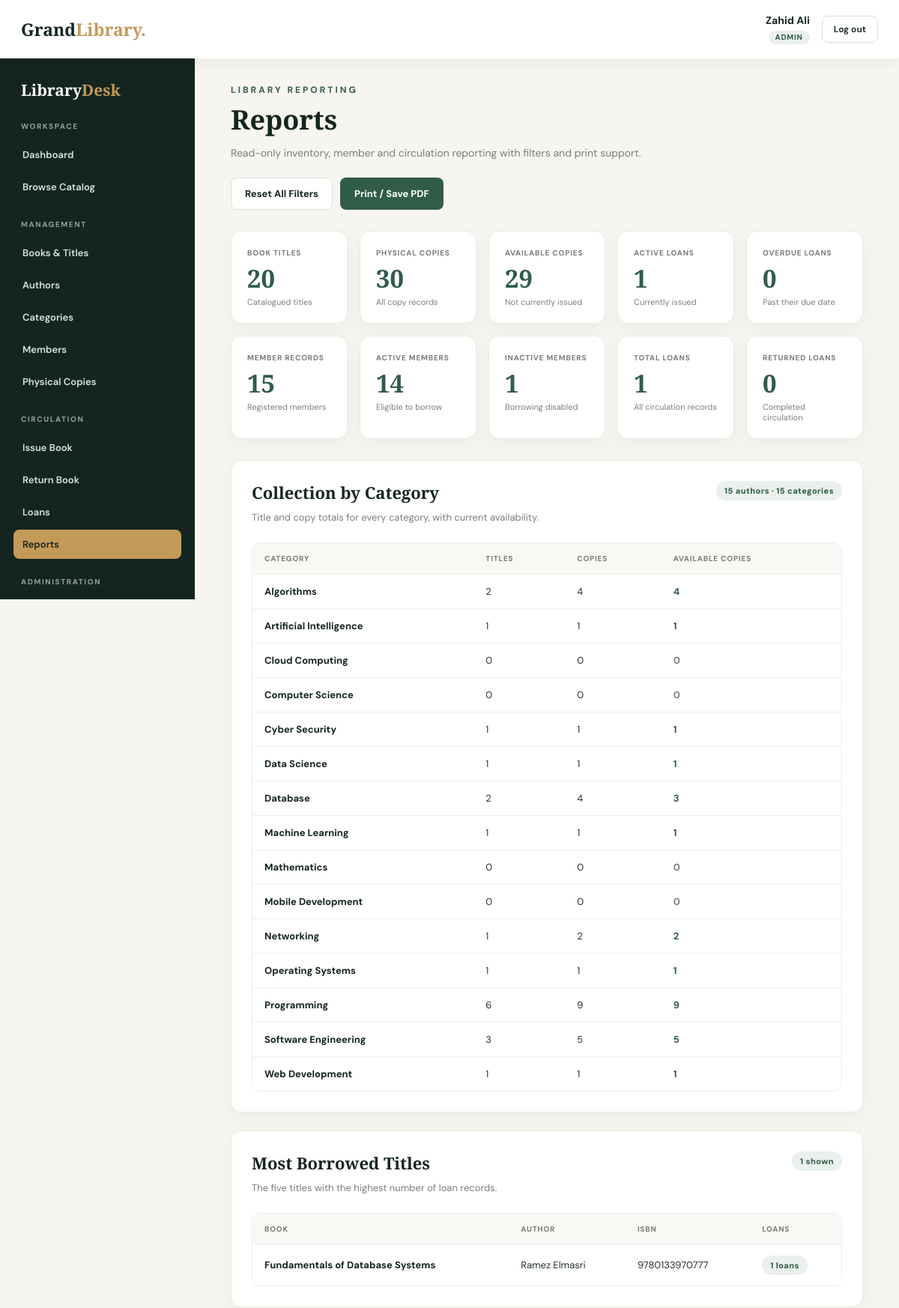
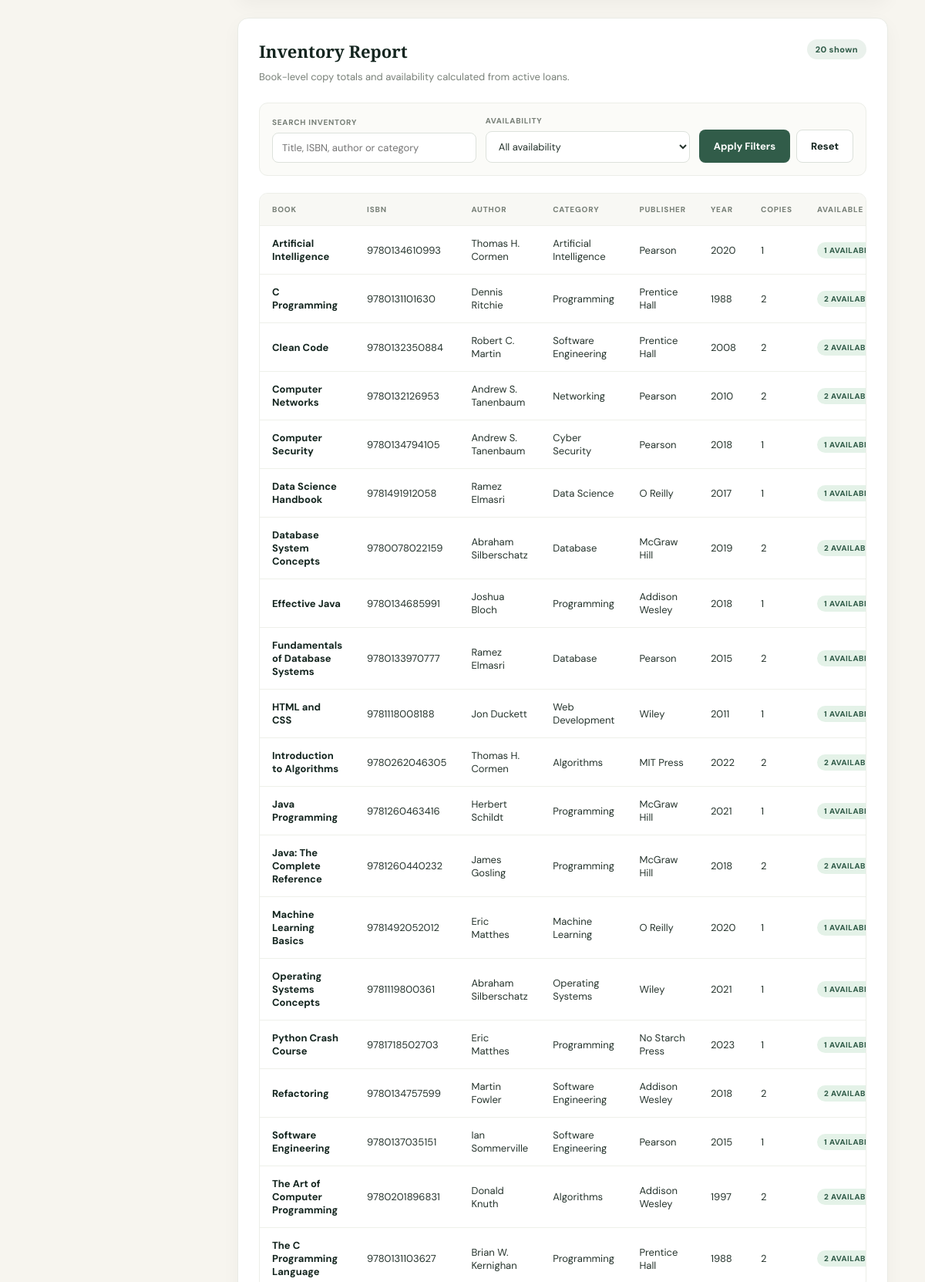
The page /reports/index.php (signed in, upper part) on the database its author committed (2 pictures, top to bottom).
### tables this page shows
CREATE TABLE `users` (
  `id` int NOT NULL AUTO_INCREMENT,
  `name` varchar(100) NOT NULL,
  `email` varchar(150) NOT NULL,
  `password` varchar(255) NOT NULL,
  `role` enum('Admin','Librarian') NOT NULL DEFAULT 'Librarian',
  `status` enum('Active','Inactive') NOT NULL DEFAULT 'Active',
  `created_at` timestamp NULL DEFAULT CURRENT_TIMESTAMP,
  PRIMARY KEY (`id`),
  UNIQUE KEY `email` (`email`)
);

CREATE TABLE `categories` (
  `id` int NOT NULL AUTO_INCREMENT,
  `name` varchar(100) NOT NULL,
  `description` text,
  PRIMARY KEY (`id`),
  UNIQUE KEY `name` (`name`)
);

CREATE TABLE `books` (
  `id` int NOT NULL AUTO_INCREMENT,
  `title` varchar(200) NOT NULL,
  `isbn` varchar(20) NOT NULL,
  `author_id` int NOT NULL,
  `category_id` int NOT NULL,
  `publisher` varchar(150) DEFAULT NULL,
  `publication_year` smallint unsigned DEFAULT NULL,
  PRIMARY KEY (`id`),
  UNIQUE KEY `isbn` (`isbn`),
  KEY `fk_books_author` (`author_id`),
  KEY `fk_books_category` (`category_id`),
  CONSTRAINT `fk_books_author` FOREIGN KEY (`author_id`) REFERENCES `authors` (`id`) ON DELETE RESTRICT ON UPDATE CASCADE,
  CONSTRAINT `fk_books_category` FOREIGN KEY (`category_id`) REFERENCES `categories` (`id`) ON DELETE RESTRICT ON UPDATE CASCADE
);

CREATE TABLE `authors` (
  `id` int NOT NULL AUTO_INCREMENT,
  `name` varchar(150) NOT NULL,
  PRIMARY KEY (`id`)
);

### reports/index.php (the view, shortened to what the rows shown need)
<?php
require_once __DIR__ . '/../includes/auth.php';
require_staff();
function report_status_filter(string $key, array $allowed, string $label, string &$error): string
{
    $value = get_value($key);
    if ($value === '') {
        return '';
    }
    return $value;
}
function report_date_filter(string $key, string $label, string &$error): string
{
    $value = get_value($key);
    if ($value === '') {
        return '';
    }
    return $value;
}
function report_load_rows(
    mysqli $conn,
    string $sql,
    string $types,
    array $params,
    string $label,
    string &$error
): array {
    $rows = [];
    $stmt = $conn->prepare($sql);
    if (!$stmt->execute()) {
        error_log($label . ' query failed: ' . $stmt->error);
        $stmt->close();
        report_add_error($error, 'Some report data could not be loaded. Please try again later.');
        return $rows;
    }
    $result = $stmt->get_result();
    while ($row = $result->fetch_assoc()) {
        $rows[] = $row;
    }
    return $rows;
}
$error = '';
$invStatus = report_status_filter('inv_status', ['available', 'unavailable'], 'inventory availability', $error);
$invTypes = '';
$invParams = [];
$inventorySql = "
    SELECT
        b.id,
        b.title,
        b.isbn,
        a.name AS author_name,
        c.name AS category_name,
        b.publisher,
        b.publication_year,
        COUNT(bc.id) AS copy_count,
        COALESCE(SUM(CASE
            WHEN bc.id IS NOT NULL
             AND NOT EXISTS (
                 SELECT 1
                 FROM loans l
                 WHERE l.copy_id = bc.id
                   AND l.returned_at IS NULL
             )
            THEN 1 ELSE 0
        END), 0) AS available_copies
    FROM books b
    INNER JOIN authors a ON a.id = b.author_id
    INNER JOIN categories c ON c.id = b.category_id
    LEFT JOIN book_copies bc ON bc.book_id = b.id
";
$inventorySql .= ' GROUP BY b.id, b.title, b.isbn, a.name, c.name, b.publisher, b.publication_year';
$inventorySql .= ' ORDER BY b.title ASC, b.id ASC';
$inventory = report_load_rows($conn, $inventorySql, $invTypes, $invParams, 'Inventory report', $error);
$memStatus = report_status_filter('mem_status', ['Active', 'Inactive'], 'member status', $error);
$memFrom = report_date_filter('mem_from', 'membership start', $error);
$memTo = report_date_filter('mem_to', 'membership end', $error);
report_date_range_check($memFrom, $memTo, 'the member report', $error);
$memTypes = '';
$memParams = [];
$memberSql = "
    SELECT
        m.id,
        m.name,
        m.email,
        m.phone,
        m.membership_date,
        m.status,
        COUNT(l.id) AS total_loans,
        COALESCE(SUM(CASE WHEN l.returned_at IS NULL THEN 1 ELSE 0 END), 0) AS active_loans,
        COALESCE(SUM(CASE
            WHEN l.returned_at IS NULL AND l.due_date < CURDATE()
            THEN 1 ELSE 0
        END), 0) AS overdue_loans
    FROM members m
    LEFT JOIN loans l ON l.member_id = m.id
";
$memberSql .= ' GROUP BY m.id, m.name, m.email, m.phone, m.membership_date, m.status, m.created_at';
$memberSql .= ' ORDER BY m.name ASC, m.id ASC';
$memberReport = report_load_rows($conn, $memberSql, $memTypes, $memParams, 'Member report', $error);
$circStatus = report_status_filter('circ_status', ['active', 'overdue', 'returned'], 'circulation status', $error);
$circFrom = report_date_filter('circ_from', 'issue start', $error);
$circTo = report_date_filter('circ_to', 'issue end', $error);
report_date_range_check($circFrom, $circTo, 'the circulation report', $error);
$circTypes = '';
$circParams = [];
$circulationSql = "
    SELECT
        l.id,
        l.issue_date,
        l.due_date,
        l.returned_at,
        m.name AS member_name,
        m.email AS member_email,
        b.title,
        b.isbn,
        a.name AS author_name,
        bc.barcode,
        u.name AS issued_by_name
    FROM loans l
    INNER JOIN members m ON m.id = l.member_id
    INNER JOIN book_copies bc ON bc.id = l.copy_id
    INNER JOIN books b ON b.id = bc.book_id
    INNER JOIN authors a ON a.id = b.author_id
    LEFT JOIN users u ON u.id = l.issued_by
";
$circulationSql .= ' ORDER BY l.issue_date DESC, l.id DESC';
$circulationReport = report_load_rows($conn, $circulationSql, $circTypes, $circParams, 'Circulation report', $error);
$categoryReport = report_load_rows(
    $conn,
    "
    SELECT
        c.id,
        c.name,
        COUNT(DISTINCT b.id) AS title_count,
        COUNT(bc.id) AS copy_count,
        COALESCE(SUM(CASE
            WHEN bc.id IS NOT NULL
             AND NOT EXISTS (
                 SELECT 1
                 FROM loans l
                 WHERE l.copy_id = bc.id
                   AND l.returned_at IS NULL
             )
            THEN 1 ELSE 0
        END), 0) AS available_copies
    FROM categories c
    LEFT JOIN books b ON b.category_id = c.id
    LEFT JOIN book_copies bc ON bc.book_id = b.id
    GROUP BY c.id, c.name
    ORDER BY c.name ASC
    ",
    '',
    [],
    'Category summary',
    $error
);
$topBooks = report_load_rows(
    $conn,
    "
    SELECT
        b.id,
        b.title,
        b.isbn,
        a.name AS author_name,
        COUNT(l.id) AS loan_count
    FROM loans l
    INNER JOIN book_copies bc ON bc.id = l.copy_id
    INNER JOIN books b ON b.id = bc.book_id
    LEFT JOIN authors a ON a.id = b.author_id
    GROUP BY b.id, b.title, b.isbn, a.name
    ORDER BY loan_count DESC, b.title ASC
    LIMIT 5
    ",
    '',
    [],
    'Most borrowed titles',
    $error
);
require_once __DIR__ . '/../includes/header.php';
require_once __DIR__ . '/../includes/sidebar.php';
?>
<section class="page-head">
    <div>
        <h1>Reports</h1>
    </div>
</section>
<section class="panel report-panel">
    <div class="panel-head">
        <div>
            <h2>Collection by Category</h2>
        </div>
    </div>
    <div class="table-wrap">
        <table class="data-table" aria-label="Collection by category">
            <thead>
                <tr>
                    <th scope="col">Category</th>
                    <th scope="col">Titles</th>
                    <th scope="col">Copies</th>
                    <th scope="col">Available Copies</th>
                </tr>
            </thead>
            <tbody>
                <?php if (count($categoryReport) === 0): ?>
                    <tr>
                        <td colspan="4" class="empty-cell">No category data is available.</td>
                    </tr>
                <?php else: ?>
                    <?php foreach ($categoryReport as $category): ?>
                        <tr>
                            <td><span class="book-title"><?php echo e($category['name']); ?></span></td>
                            <td><?php echo number_format((int)$category['title_count']); ?></td>
                            <td><?php echo number_format((int)$category['copy_count']); ?></td>
                            <td>
                                <span class="copy-count<?php echo (int)$category['available_copies'] === 0 ? ' zero' : ''; ?>">
                                    <?php echo number_format((int)$category['available_copies']); ?>
                                </span>
                            </td>
                        </tr>
                    <?php endforeach; ?>
                <?php endif; ?>
            </tbody>
        </table>
    </div>
</section>
<section class="panel report-panel">
    <div class="panel-head">
        <div>
            <h2>Most Borrowed Titles</h2>
        </div>
    </div>
    <div class="table-wrap">
        <table class="data-table" aria-label="Most borrowed titles">
            <thead>
                <tr>
                    <th scope="col">Book</th>
                    <th scope="col">Author</th>
                    <th scope="col">ISBN</th>
                    <th scope="col">Loans</th>
                </tr>
            </thead>
            <tbody>
                <?php if (count($topBooks) === 0): ?>
                    <tr>
                        <td colspan="4" class="empty-cell">No loan activity has been recorded yet.</td>
                    </tr>
                <?php else: ?>
                    <?php foreach ($topBooks as $book): ?>
                        <tr>
                            <td><span class="book-title"><?php echo e($book['title']); ?></span></td>
                            <td><?php echo e($book['author_name'] ?? 'Unknown'); ?></td>
                            <td><?php echo e($book['isbn']); ?></td>
                            <td><span class="count-pill"><?php echo number_format((int)$book['loan_count']); ?> loans</span></td>
                        </tr>
                    <?php endforeach; ?>
                <?php endif; ?>
            </tbody>
        </table>
    </div>
</section>
<section class="panel report-panel" id="inventory-report">
    <div class="panel-head">
        <div>
            <h2>Inventory Report</h2>
        </div>
    </div>
    <div class="table-wrap">
        <table class="data-table" aria-label="Inventory report">
            <thead>
                <tr>
                    <th scope="col">Book</th>
                    <th scope="col">ISBN</th>
                    <th scope="col">Author</th>
                    <th scope="col">Category</th>
                    <th scope="col">Publisher</th>
                    <th scope="col">Year</th>
                    <th scope="col">Copies</th>
                    <th scope="col">Available</th>
                </tr>
            </thead>
            <tbody>
                <?php if (count($inventory) === 0): ?>
                    <tr>
                        <td colspan="8" class="empty-cell">No books match the selected inventory filters.</td>
                    </tr>
                <?php else: ?>
                    <?php foreach ($inventory as $book): ?>
                        <?php $availableCopies = (int)$book['available_copies']; ?>
                        <tr>
                            <td><span class="book-title"><?php echo e($book['title']); ?></span></td>
                            <td><?php echo e($book['isbn']); ?></td>
                            <td><?php echo e($book['author_name']); ?></td>
                            <td><?php echo e($book['category_name']); ?></td>
                            <td>
                                <?php echo $book['publisher'] !== null && $book['publisher'] !== '' ? e($book['publisher']) : '&mdash;'; ?>
                            </td>
                            <td>
                                <?php echo $book['publication_year'] !== null ? e($book['publication_year']) : '&mdash;'; ?>
                            </td>
                            <td><?php echo number_format((int)$book['copy_count']); ?></td>
                            <td>
                                <span class="availability-badge <?php echo $availableCopies > 0 ? 'availability-available' : 'availability-unavailable'; ?>">
                                    <?php echo $availableCopies > 0 ? number_format($availableCopies) . ' available' : 'Unavailable'; ?>
                                </span>
                            </td>
                        </tr>
                    <?php endforeach; ?>
                <?php endif; ?>
            </tbody>
        </table>
    </div>
</section>
<?php require_once __DIR__ . '/../includes/footer.php'; ?>

### includes/header.php (shortened to what the rows shown need)
<?php
require_once __DIR__ . '/auth.php';
$staff = current_user();
?>
<!DOCTYPE html>
<html lang="en">
<head>
    <link rel="stylesheet" href="<?php echo e(app_url('assets/tera.css')); ?>">
</head>
<body class="staff-body">
<header class="staff-topbar">
    <div class="staff-user">
        <div class="staff-user-info">
            <div class="staff-user-name"><?php echo e($staff['name']); ?></div>
            <span class="role-badge"><?php echo e($staff['role']); ?></span>
        </div>
    </div>
</header>
<div class="staff-layout">

### rows shown on the page
users: name "Zahid Ali", role "ADMIN"
categories: name "Algorithms", title_count "2", copy_count "4", available_copies "4"
categories: name "Artificial Intelligence", title_count "1", copy_count "1", available_copies "1"
categories: name "Cloud Computing", title_count "0", copy_count "0", available_copies "0"
categories: name "Computer Science", title_count "0", copy_count "0", available_copies "0"
categories: name "Cyber Security", title_count "1", copy_count "1", available_copies "1"
categories: name "Data Science", title_count "1", copy_count "1", available_copies "1"
categories: name "Database", title_count "2", copy_count "4", available_copies "3"
categories: name "Machine Learning", title_count "1", copy_count "1", available_copies "1"
categories: name "Mathematics", title_count "0", copy_count "0", available_copies "0"
categories: name "Mobile Development", title_count "0", copy_count "0", available_copies "0"
categories: name "Networking", title_count "1", copy_count "2", available_copies "2"
categories: name "Operating Systems", title_count "1", copy_count "1", available_copies "1"
categories: name "Programming", title_count "6", copy_count "9", available_copies "9"
categories: name "Software Engineering", title_count "3", copy_count "5", available_copies "5"
categories: name "Web Development", title_count "1", copy_count "1", available_copies "1"
books: title "Fundamentals of Database Systems", author.name "Ramez Elmasri", isbn "9780133970777", loan_count "1", category.name "Database", publisher "Pearson", publication_year "2015", copy_count "2", availableCopies "1"
books: title "Artificial Intelligence", isbn "9780134610993", author.name "Thomas H. Cormen", category.name "Artificial Intelligence", publisher "Pearson", publication_year "2020", copy_count "1", availableCopies "1"
books: title "C Programming", isbn "9780131101630", author.name "Dennis Ritchie", category.name "Programming", publisher "Prentice Hall", publication_year "1988", copy_count "2", availableCopies "2"
books: title "Clean Code", isbn "9780132350884", author.name "Robert C. Martin", category.name "Software Engineering", publisher "Prentice Hall", publication_year "2008", copy_count "2", availableCopies "2"
books: title "Computer Networks", isbn "9780132126953", author.name "Andrew S. Tanenbaum", category.name "Networking", publisher "Pearson", publication_year "2010", copy_count "2", availableCopies "2"
books: title "Computer Security", isbn "9780134794105", author.name "Andrew S. Tanenbaum", category.name "Cyber Security", publisher "Pearson", publication_year "2018", copy_count "1", availableCopies "1"
books: title "Data Science Handbook", isbn "9781491912058", author.name "Ramez Elmasri", category.name "Data Science", publisher "O Reilly", publication_year "2017", copy_count "1", availableCopies "1"
books: title "Database System Concepts", isbn "9780078022159", author.name "Abraham Silberschatz", category.name "Database", publisher "McGraw Hill", publication_year "2019", copy_count "2", availableCopies "2"
books: title "Effective Java", isbn "9780134685991", author.name "Joshua Bloch", category.name "Programming", publisher "Addison Wesley", publication_year "2018", copy_count "1", availableCopies "1"
books: title "HTML and CSS", isbn "9781118008188", author.name "Jon Duckett", category.name "Web Development", publisher "Wiley", publication_year "2011", copy_count "1", availableCopies "1"
books: title "Introduction to Algorithms", isbn "9780262046305", author.name "Thomas H. Cormen", category.name "Algorithms", publisher "MIT Press", publication_year "2022", copy_count "2", availableCopies "2"
books: title "Java Programming", isbn "9781260463416", author.name "Herbert Schildt", category.name "Programming", publisher "McGraw Hill", publication_year "2021", copy_count "1", availableCopies "1"
books: title "Java: The Complete Reference", isbn "9781260440232", author.name "James Gosling", category.name "Programming", publisher "McGraw Hill", publication_year "2018", copy_count "2", availableCopies "2"
books: title "Machine Learning Basics", isbn "9781492052012", author.name "Eric Matthes", category.name "Machine Learning", publisher "O Reilly", publication_year "2020", copy_count "1", availableCopies "1"
books: title "Operating Systems Concepts", isbn "9781119800361", author.name "Abraham Silberschatz", category.name "Operating Systems", publisher "Wiley", publication_year "2021", copy_count "1", availableCopies "1"
books: title "Python Crash Course", isbn "9781718502703", author.name "Eric Matthes", category.name "Programming", publisher "No Starch Press", publication_year "2023", copy_count "1", availableCopies "1"
books: title "Refactoring", isbn "9780134757599", author.name "Martin Fowler", category.name "Software Engineering", publisher "Addison Wesley", publication_year "2018", copy_count "2", availableCopies "2"
books: title "Software Engineering", isbn "9780137035151", author.name "Ian Sommerville", category.name "Software Engineering", publisher "Pearson", publication_year "2015", copy_count "1", availableCopies "1"
books: title "The Art of Computer Programming", isbn "9780201896831", author.name "Donald Knuth", category.name "Algorithms", publisher "Addison Wesley", publication_year "1997", copy_count "2", availableCopies "2"
books: title "The C Programming Language", isbn "9780131103627", author.name "Brian W. Kernighan", category.name "Programming", publisher "Prentice Hall", publication_year "1988", copy_count "2", availableCopies "2"

### other values the page prints
report_stat_value($summary, 'total_titles') "20"
report_stat_value($summary, 'total_copies') "30"
report_stat_value($summary, 'available_copies') "29"
report_stat_value($summary, 'active_loans') "1"
report_stat_value($summary, 'overdue_loans') "0"
report_stat_value($summary, 'total_members') "15"
report_stat_value($summary, 'active_members') "14"
report_stat_value($summary, 'inactive_members') "1"
report_stat_value($summary, 'total_loans') "1"
report_stat_value($summary, 'returned_loans') "0"
report_stat_value($summary, 'total_authors') "15"
report_stat_value($summary, 'total_categories') "15"
count($topBooks) "1"
count($inventory) "20"
